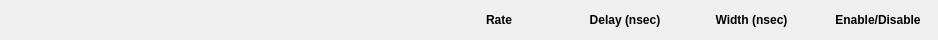
<?xml version="1.0" encoding="UTF-8"?>
<ui version="4.0">
 <class>Form</class>
 <widget class="QWidget" name="Form">
  <property name="geometry">
   <rect>
    <x>0</x>
    <y>0</y>
    <width>938</width>
    <height>40</height>
   </rect>
  </property>
  <property name="sizePolicy">
   <sizepolicy hsizetype="Preferred" vsizetype="Fixed">
    <horstretch>0</horstretch>
    <verstretch>0</verstretch>
   </sizepolicy>
  </property>
  <property name="maximumSize">
   <size>
    <width>16777215</width>
    <height>40</height>
   </size>
  </property>
  <property name="windowTitle">
   <string>Form</string>
  </property>
  <layout class="QHBoxLayout" name="horizontalLayout">
   <property name="leftMargin">
    <number>0</number>
   </property>
   <property name="topMargin">
    <number>0</number>
   </property>
   <property name="rightMargin">
    <number>0</number>
   </property>
   <property name="bottomMargin">
    <number>0</number>
   </property>
   <item>
    <layout class="QGridLayout" name="gridLayout" columnstretch="0,0,0,0,0,0,0">
     <item row="0" column="5">
      <widget class="QLabel" name="label_5">
       <property name="sizePolicy">
        <sizepolicy hsizetype="Minimum" vsizetype="Fixed">
         <horstretch>0</horstretch>
         <verstretch>0</verstretch>
        </sizepolicy>
       </property>
       <property name="minimumSize">
        <size>
         <width>120</width>
         <height>0</height>
        </size>
       </property>
       <property name="font">
        <font>
         <weight>75</weight>
         <bold>true</bold>
        </font>
       </property>
       <property name="text">
        <string>Width (nsec)</string>
       </property>
       <property name="textFormat">
        <enum>Qt::PlainText</enum>
       </property>
       <property name="alignment">
        <set>Qt::AlignCenter</set>
       </property>
      </widget>
     </item>
     <item row="0" column="1">
      <widget class="QLabel" name="label_6">
       <property name="sizePolicy">
        <sizepolicy hsizetype="Minimum" vsizetype="Fixed">
         <horstretch>0</horstretch>
         <verstretch>0</verstretch>
        </sizepolicy>
       </property>
       <property name="minimumSize">
        <size>
         <width>180</width>
         <height>0</height>
        </size>
       </property>
       <property name="font">
        <font>
         <weight>75</weight>
         <bold>true</bold>
        </font>
       </property>
       <property name="text">
        <string/>
       </property>
       <property name="textFormat">
        <enum>Qt::PlainText</enum>
       </property>
       <property name="alignment">
        <set>Qt::AlignCenter</set>
       </property>
      </widget>
     </item>
     <item row="0" column="2">
      <widget class="QLabel" name="label_3">
       <property name="sizePolicy">
        <sizepolicy hsizetype="Minimum" vsizetype="Fixed">
         <horstretch>0</horstretch>
         <verstretch>0</verstretch>
        </sizepolicy>
       </property>
       <property name="minimumSize">
        <size>
         <width>120</width>
         <height>0</height>
        </size>
       </property>
       <property name="font">
        <font>
         <weight>75</weight>
         <bold>true</bold>
        </font>
       </property>
       <property name="text">
        <string/>
       </property>
       <property name="textFormat">
        <enum>Qt::PlainText</enum>
       </property>
       <property name="alignment">
        <set>Qt::AlignCenter</set>
       </property>
      </widget>
     </item>
     <item row="0" column="6">
      <widget class="QLabel" name="label">
       <property name="minimumSize">
        <size>
         <width>120</width>
         <height>0</height>
        </size>
       </property>
       <property name="font">
        <font>
         <weight>75</weight>
         <bold>true</bold>
        </font>
       </property>
       <property name="text">
        <string>Enable/Disable</string>
       </property>
       <property name="alignment">
        <set>Qt::AlignCenter</set>
       </property>
      </widget>
     </item>
     <item row="0" column="3">
      <widget class="QLabel" name="label_7">
       <property name="sizePolicy">
        <sizepolicy hsizetype="Minimum" vsizetype="Fixed">
         <horstretch>0</horstretch>
         <verstretch>0</verstretch>
        </sizepolicy>
       </property>
       <property name="minimumSize">
        <size>
         <width>120</width>
         <height>0</height>
        </size>
       </property>
       <property name="font">
        <font>
         <weight>75</weight>
         <bold>true</bold>
        </font>
       </property>
       <property name="text">
        <string>Rate</string>
       </property>
       <property name="textFormat">
        <enum>Qt::PlainText</enum>
       </property>
       <property name="alignment">
        <set>Qt::AlignCenter</set>
       </property>
      </widget>
     </item>
     <item row="0" column="4">
      <widget class="QLabel" name="label_4">
       <property name="sizePolicy">
        <sizepolicy hsizetype="Minimum" vsizetype="Fixed">
         <horstretch>0</horstretch>
         <verstretch>0</verstretch>
        </sizepolicy>
       </property>
       <property name="minimumSize">
        <size>
         <width>120</width>
         <height>0</height>
        </size>
       </property>
       <property name="font">
        <font>
         <weight>75</weight>
         <bold>true</bold>
        </font>
       </property>
       <property name="text">
        <string>Delay (nsec)</string>
       </property>
       <property name="textFormat">
        <enum>Qt::PlainText</enum>
       </property>
       <property name="alignment">
        <set>Qt::AlignCenter</set>
       </property>
      </widget>
     </item>
     <item row="0" column="0">
      <widget class="QLabel" name="label_9">
       <property name="sizePolicy">
        <sizepolicy hsizetype="Minimum" vsizetype="Fixed">
         <horstretch>0</horstretch>
         <verstretch>0</verstretch>
        </sizepolicy>
       </property>
       <property name="minimumSize">
        <size>
         <width>120</width>
         <height>0</height>
        </size>
       </property>
       <property name="font">
        <font>
         <weight>75</weight>
         <bold>true</bold>
        </font>
       </property>
       <property name="styleSheet">
        <string notr="true"/>
       </property>
       <property name="text">
        <string/>
       </property>
       <property name="textFormat">
        <enum>Qt::PlainText</enum>
       </property>
       <property name="alignment">
        <set>Qt::AlignCenter</set>
       </property>
      </widget>
     </item>
    </layout>
   </item>
  </layout>
 </widget>
 <resources/>
 <connections/>
</ui>
